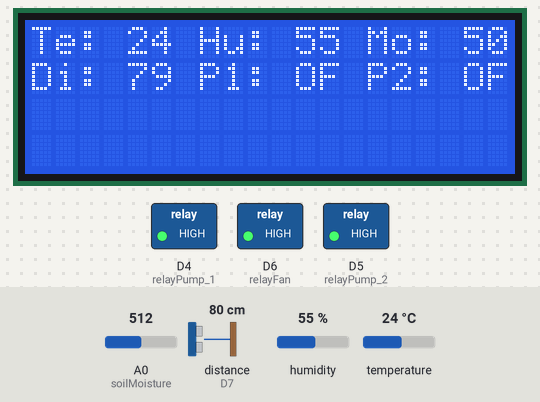
This sketch was run on a simulated ESP8266 (NodeMCU). Shown: 20×4 character LCD, switched loads named in the sketch (green lamp = pin HIGH). Wiring (inferred from the names in the program): ultrasonic range finder: trigger D8; echo D7. Inputs (shaded band) come from the test bench; at power-on: distance to the obstacle (sensor on D7) 80 cm, humidity 55 %, A0 (soilMoisture) = 512, temperature 24 °C. The echo pulse lasts 58.3 µs per cm; WiFi joins after 1.5 s; servers stay silent unless stated; network time is answered at once with the bench clock; uploads are accepted with an empty reply; the local clock reads 2024-03-15 10:24:30 at power-on unless the sketch sets it; pins used as bus, display or sensor lines are not drawn; what the sketch prints to the serial monitor is not drawn.

Above: at 5.8 s.
5.9 s: distance to the obstacle (sensor on D7) set to 2 cm
7.7 s: distance to the obstacle (sensor on D7) set to 8 cm
11.7 s: distance to the obstacle (sensor on D7) set to 12 cm
At 18.17 s:
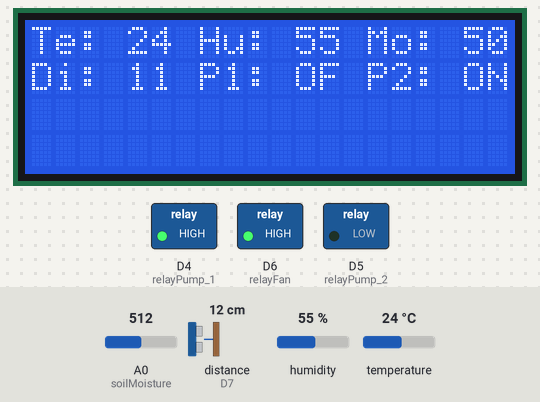
18.6 s: humidity set to 22 %
At 21.7 s:
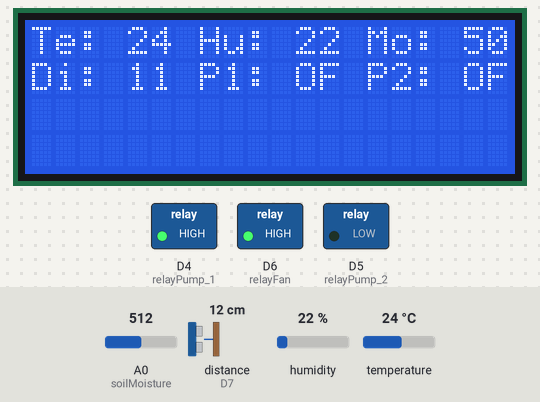
22.3 s: A0 (soilMoisture) set to 716
24.9 s: temperature set to 12 °C
At 26.5 s:
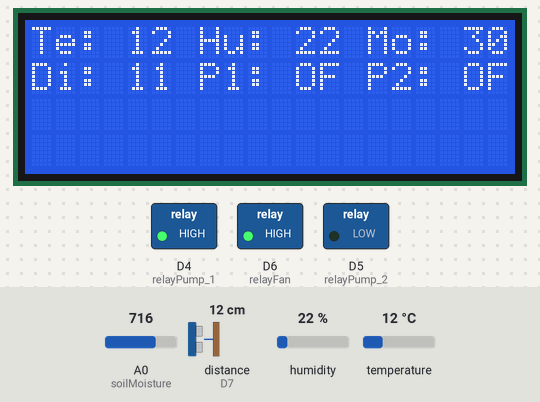
Timing chart, 0 to 28.0 s (numbered marks = the images above; inputs shaded):
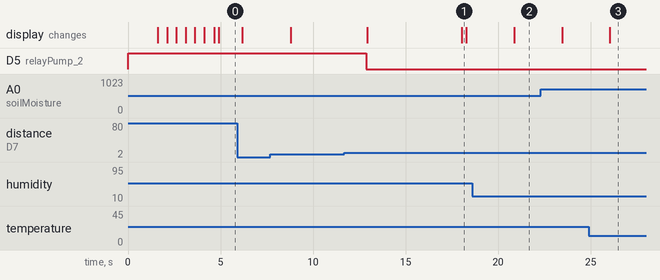

Measured:
- after the input at 11.7 s, D5 (relayPump_2): HIGH → LOW after 1.2 s; the display: first changes after 1.2 s (image 1 shows a later state)
- after the input at 18.6 s, the display: changes after 2.3 s (image 2)
- after the input at 24.9 s, the display: changes after 1.1 s (image 3)

The sketch:

EarthWeather.ino
```cpp
#include <Arduino.h>
#include <Wire.h>
#include <LiquidCrystal_I2C.h> // Library untuk LCD I2C
#include <ESP8266WiFi.h>
#include <ESP8266HTTPClient.h>
#include <WiFiClientSecure.h>
#include <ArduinoJson.h>
#include <TimeLib.h>
#include <WiFiUdp.h>
#include <NTPClient.h>
#include "DHT.h"

// Definisi pin
#define soilMoisture A0
#define DHTPIN D3
#define DHTTYPE DHT11
#define trigPin D8
#define echoPin D7
#define relayPump_1 D4
#define relayPump_2 D5
#define relayFan D6

// Konstanta WiFi dan Firebase
const char *ssid = "Kos Biru";
const char *password = "Bagyo123";
const char *serverName = "https://ibnux.github.io/BMKG-importer/cuaca/5002229.json";
const char *host = "192.168.1.6";

// Objek global
DHT dht(DHTPIN, DHTTYPE);
LiquidCrystal_I2C lcd(0x27, 20, 4);
DynamicJsonDocument doc(1536);

// Variabel global
int valueMoisture;
int kelembaban;
int suhu;
long duration;
int distance;
int relayStateON = LOW;
int relayStateOFF = HIGH;
unsigned long lastTimeWeather = 0;
unsigned long timerDelayWeather = 10000;
unsigned long lastTimeSensor = 0;
unsigned long timerDelaySensor = 1250;
unsigned long lastTimeServer = 0;
unsigned long timerDelayServer = 1000;
String weatherReading;
String link;
String cuacaJam12;
String kodeCuacaJam12;
bool akanHujanJam12 = false; // Menyimpan apakah akan hujan pada jam 12

// Inisialisasi NTP
WiFiUDP ntpUDP;
NTPClient timeClient(ntpUDP, "pool.ntp.org", 25200, 60000); // Zona waktu UTC+7 (25200 detik)

// Fungsi untuk menampilkan data pada LCD
void lcdDisplay(int row, int col, String text) {
  lcd.setCursor(col, row);
  lcd.print(text);
}

// Fungsi untuk melakukan request ke API JSON
String httpGETRequest(const char *serverName) {
  WiFiClientSecure httpsClient;
  HTTPClient http;
  String payload;

  // Insecure mode untuk koneksi SSL, hindari di produksi
  httpsClient.setInsecure();

  http.begin(httpsClient, serverName);
  http.setTimeout(10000); // Timeout 10 detik

  int response = http.GET();
  if (response == HTTP_CODE_OK) {
    payload = http.getString();
  } else {
    Serial.print("Error code: ");
    Serial.println(response);
  }

  http.end();
  return payload;
}

void readSensors() {
  // Membaca data sensor soil moisture
  valueMoisture = analogRead(soilMoisture);
  valueMoisture = map(valueMoisture, 0, 1024, 0, 100);
  valueMoisture = (valueMoisture - 100) * -1;

  Serial.print("Moisture : ");
  Serial.println(valueMoisture);

  // Membaca data sensor DHT11
  kelembaban = dht.readHumidity();
  suhu = dht.readTemperature();

  Serial.print("Kelembaban : ");
  Serial.println(kelembaban);
  Serial.print("Suhu : ");
  Serial.println(suhu);

  // Membaca data ultrasonic
  digitalWrite(trigPin, LOW);
  delayMicroseconds(2);
  digitalWrite(trigPin, HIGH);
  delayMicroseconds(10);
  digitalWrite(trigPin, LOW);

  duration = pulseIn(echoPin, HIGH);
  distance = duration * 0.034 / 2;

  Serial.print("Distance: ");
  Serial.println(distance);
}

// Fungsi untuk mengupdate status relay berdasarkan sensor
void updateRelayStatus() {
  if (distance >= 10 && distance <= 12) {
    digitalWrite(relayPump_2, relayStateON);
    lcdDisplay(1, 14, "P2: ON");
    Serial.println("P2 : ON ");
  } else if (distance == 5) {
    digitalWrite(relayPump_2, relayStateOFF);
    lcdDisplay(1, 14, "P2: OF");
    Serial.println("P2 : OFF ");
  } else {
    digitalWrite(relayPump_2, relayStateOFF);
    lcdDisplay(1, 14, "P2: OF");
    Serial.println("P2 : OFF ");
  }

  // Default: Matikan relay
  digitalWrite(relayPump_1, relayStateOFF);
  lcdDisplay(1, 7, "P1: OF");
  Serial.println("P1 : OFF ");

  // Ambil jam saat ini dari waktu sistem
  int currentHour = hour();

  // Cek apakah saat ini adalah satu jam sebelum jam 12 (jam 11)
  if (currentHour == 11 && akanHujanJam12) {
    Serial.println("Peringatan: Akan hujan pada jam 12, penyiraman dibatalkan.");
    return; // Batalkan penyiraman
  }

  // Cek waktu penyiraman (antara jam 10 hingga 14)
  if (currentHour >= 10 && currentHour < 14) {
    // Cek apakah cuaca pada jam 12 mengindikasikan hujan
    if (akanHujanJam12) {
      Serial.println("Cuaca pada jam 12 mengindikasikan hujan, penyiraman dibatalkan.");
      return; // Batalkan penyiraman
    }

    // Cek nilai moisture dan kode cuaca untuk penyiraman
    if (valueMoisture < 60 && !akanHujanJam12) {
      digitalWrite(relayPump_2, relayStateON);
      lcdDisplay(1, 7, "P1: ON");
      Serial.println("P1 : ON ");
    }
  }
}

// Fungsi untuk melakukan request ke API cuaca
void fetchWeatherData() {
  weatherReading = httpGETRequest(serverName);
  Serial.println("---- REQUEST RESULT FROM API ----");
  Serial.println(weatherReading);

  deserializeJson(doc, weatherReading);
  JsonArray items = doc.as<JsonArray>();

  for (int i = 0; i < items.size(); i++) {
    JsonObject item = items[i];
    const char *cuaca = item["cuaca"];
    const char *jamCuaca = item["jamCuaca"];
    const char *kodeCuaca = item["kodeCuaca"];

    // Cek apakah jamCuaca adalah jam 12
    if (String(jamCuaca) == "12:00") {
      cuacaJam12 = cuaca;
      kodeCuacaJam12 = kodeCuaca;

      // Jika kode cuaca menunjukkan kemungkinan hujan
      akanHujanJam12 = (String(kodeCuaca) == "60" || String(kodeCuaca) == "61" ||
                        String(kodeCuaca) == "63" || String(kodeCuaca) == "80" ||
                        String(kodeCuaca) == "95" || String(kodeCuaca) == "97");
    }

    // Display cuaca dan jamCuaca
    lcdDisplay(2, 0, cuaca);
    lcdDisplay(3, 0, String(jamCuaca));
    delay(1500);
  }
}

// Fungsi untuk mengirim data ke server kita
void sendDataToServer() {
  if (WiFi.status() == WL_CONNECTED) {
    WiFiClient client;
    HTTPClient http;
    link = "http://" + String(host) + "/SKRIPSI/kirimdata.php?suhu=" + String(suhu) + "&kelembaban=" + String(kelembaban) + "&mois=" + String(valueMoisture) + "&jarak=" + String(distance);

    http.begin(client, link);
    int httpCode = http.GET();
    if (httpCode > 0) {
      String payload = http.getString();
      Serial.println(payload);
    } else {
      Serial.println("Error on HTTP request");
    }
    http.end();
  } else {
    Serial.println("WiFi Disconnected");
  }
}

void setup() {
  Serial.begin(9600);
  Wire.begin(D2, D1);
  dht.begin();

  pinMode(relayPump_1, OUTPUT);
  pinMode(relayPump_2, OUTPUT);
  pinMode(relayFan, OUTPUT);
  pinMode(trigPin, OUTPUT);
  pinMode(echoPin, INPUT);
  digitalWrite(relayPump_1, relayStateOFF);
  digitalWrite(relayPump_2, relayStateOFF);
  digitalWrite(relayFan, relayStateOFF);

  WiFi.begin(ssid, password);
  Serial.println("Connecting");
  while (WiFi.status() != WL_CONNECTED) {
    delay(500);
    Serial.print(".");
  }
  Serial.println("");
  Serial.print("Connected to WiFi network with IP Address: ");
  Serial.println(WiFi.localIP());

  // Inisialisasi NTP
  timeClient.begin();
  timeClient.update();

  // Cetak waktu saat ini untuk verifikasi
  Serial.print("Current time: ");
  Serial.println(timeClient.getFormattedTime());

  lcd.init();
  lcd.backlight();
  lcdDisplay(0, 0, "  Initializing  ");
  for (int a = 5; a <= 10; a++) {
    lcd.setCursor(a, 1);
    lcd.print(".");
    delay(500);
  }
  lcd.clear();
}

void loop() {
  timeClient.update(); // Update waktu dari NTP

  if ((millis() - lastTimeWeather) > timerDelayWeather) {
    fetchWeatherData();
    lastTimeWeather = millis();
  }

  if ((millis() - lastTimeSensor) > timerDelaySensor) {
    readSensors();
    updateRelayStatus();
    lastTimeSensor = millis();
  }

  if ((millis() - lastTimeServer) > timerDelayServer) {
    sendDataToServer();
    lastTimeServer = millis();
  }

  // Update LCD
  lcdDisplay(0, 0, "Te: " + String(suhu));
  lcdDisplay(0, 7, "Hu: " + String(kelembaban));
  lcdDisplay(0, 14, "Mo: " + String(valueMoisture));
  lcdDisplay(1, 0, "Di: " + String(distance));
  lcdDisplay(1, 7,  "P1: OF");
  lcdDisplay(1, 14, "P2: OF");
}
```
